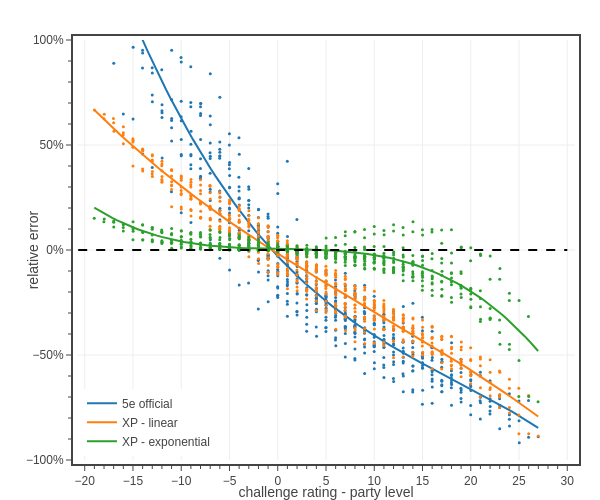

The code cell stored with this chart in its notebook:
### Markdown cell above
## Extras

### Code cell
# Fig. ?: plots XP relative error vs level for encounter with a single monster
import pandas as pd

# pc stats
classes = list(PC_CLASSES.keys())
pc_data_file = f'../../_classes/xp-and-player-characters/pc data - Medium 2 short rests.json'
dfP = load_pc_data(pc_data_file, ['class','level','hit points mean','hit points multiplier','damage per round mean','attack bonus','armor class'])
dfP['adj hit points mean'] = dfP['hit points mean']*dfP['hit points multiplier']
dfP = dfP.rename({'adj hit points mean': 'adj HP', 'damage per round mean': 'adj DPR', 'attack bonus': 'adj AB', 'armor class': 'adj AC'}, axis=1)
xp_values = 0.5*np.array(ENCOUNTER_DIFFICULTIES['Daily']['XP'])
dfP['Encounter XP'] = dfP.apply(lambda row: xp_values[row['level']-1], axis=1)
dfP = dfP[dfP['class'].isin(classes)]
dfP = dfP[['level','adj HP','adj DPR','adj AC','adj AB','Encounter XP']].groupby(['level']).mean()

# monster stats
dfM = pd.read_csv('../../assets/data/monsters-2014.csv')
dfM['adj AC']  = 0.5*(dfM['adj AC'] + dfM['adj SB'] + 14)
dfM = dfM[dfM['CR'].between(1, 28)]
dfM.sort_values(by='CR', inplace=True)
dfM = dfM[['CR','HP','adj HP','AC','adj AC','adj DPR','adj AB','XP']].groupby(['CR']).mean()

# create figure
fig = go.Figure()

colors = iter(COLORS)

########################################################################################
name = f'5e official'
levels = dfP.index.tolist()
rcrs = np.linspace(-28,28,57)
x_all = []
y_all = []
text = []
for lvl in levels:
    for rcr in rcrs:
        cr = rcr+lvl
        if (cr > 0) and (cr <=28):
            dxp = calc_xp_ratio(dfP, dfM, 4*[lvl], cr)
            ddmg = calc_damage_ratio(dfP, dfM, 4*[lvl], cr)
            accuracy = (dxp - ddmg)/ddmg
            x_all.append(rcr)
            y_all.append(accuracy)
            text.append(
                f'<b>{name}</b><br>'+
                f'accuracy: {accuracy:.2f}<br>'+
                f'CR - level: {rcr:.0f}<br>'+
                f'CR: {cr:.0f}<br>'+
                f'level: {lvl:.0f}')

dfA = pd.DataFrame({'rel CR': tfb.jitter(x_all, 0.01), 'accuracy': y_all, 'text': text})
#dfA = dfA[dfA['accuracy'].gt(0)]
dfA.sort_values(by='rel CR', inplace=True)

smooth_factor = 1.e8
fig = tfb.plot_data_and_spline(fig, 
    x=dfA['rel CR'], 
    y=dfA['accuracy'],
    smooth_factor=smooth_factor, 
    name=name,
    legendgroup=name,
    line=dict(color=next(colors), dash='solid', width=2),
    marker_size=3,
    hovertext=dfA['text'],
    hoverinfo='text',
)

########################################################################################
name = f'XP - linear'
xp_method = 'linear'
dfP['Encounter eXP']  = dfP.apply(lambda row: estats5e.effXP(row['adj HP'], row['adj AC'], row['adj DPR'], row['adj AB'], method=xp_method, ctype='PC'), axis=1)
dfM['eXP']  = dfM.apply(lambda row: estats5e.effXP(row['adj HP'], row['adj AC'], row['adj DPR'], row['adj AB'], method=xp_method, ctype='NPC'), axis=1)

levels = dfP.index.tolist()
rcrs = np.linspace(-28,28,57)
x_all = []
y_all = []
text = []
for lvl in levels:
    for rcr in rcrs:
        cr = rcr+lvl
        if (cr > 0) and (cr <=28):
            dxp = calc_exp_ratio(dfP, dfM, 4*[lvl], cr)
            ddmg = calc_damage_ratio(dfP, dfM, 4*[lvl], cr)
            accuracy = (dxp - ddmg)/ddmg
            x_all.append(rcr)
            y_all.append(accuracy)
            text.append(
                f'<b>{name}</b><br>'+
                f'accuracy: {accuracy:.2f}<br>'+
                f'CR - level: {rcr:.0f}<br>'+
                f'CR: {cr:.0f}<br>'+
                f'level: {lvl:.0f}')

dfA = pd.DataFrame({'rel CR': tfb.jitter(x_all, 0.01), 'accuracy': y_all, 'text': text})
#dfA = dfA[dfA['accuracy'].gt(0)]
dfA.sort_values(by='rel CR', inplace=True)

smooth_factor = 1.e8
fig = tfb.plot_data_and_spline(fig, 
    x=dfA['rel CR'], 
    y=dfA['accuracy'],
    smooth_factor=smooth_factor, 
    name=name,
    legendgroup=name,
    line=dict(color=next(colors), dash='solid', width=2),
    marker_size=3,
    hovertext=dfA['text'],
    hoverinfo='text',
)

########################################################################################
name = f'XP - exponential'
xp_method = 'exp'
dfP['Encounter eXP']  = dfP.apply(lambda row: estats5e.effXP(row['adj HP'], row['adj AC'], row['adj DPR'], row['adj AB'], method=xp_method, ctype='PC'), axis=1)
dfM['eXP']  = dfM.apply(lambda row: estats5e.effXP(row['adj HP'], row['adj AC'], row['adj DPR'], row['adj AB'], method=xp_method, ctype='NPC'), axis=1)

levels = dfP.index.tolist()
rcrs = np.linspace(-28,28,57)
x_all = []
y_all = []
text = []
for lvl in levels:
    for rcr in rcrs:
        cr = rcr+lvl
        if (cr > 0) and (cr <=28):
            dxp = calc_exp_ratio(dfP, dfM, 4*[lvl], cr)
            ddmg = calc_damage_ratio(dfP, dfM, 4*[lvl], cr)
            accuracy = (dxp - ddmg)/ddmg
            x_all.append(rcr)
            y_all.append(accuracy)
            text.append(
                f'<b>{name}</b><br>'+
                f'accuracy: {accuracy:.2f}<br>'+
                f'CR - level: {rcr:.0f}<br>'+
                f'CR: {cr:.0f}<br>'+
                f'level: {lvl:.0f}')

dfA = pd.DataFrame({'rel CR': tfb.jitter(x_all, 0.01), 'accuracy': y_all, 'text': text})
#dfA = dfA[dfA['accuracy'].gt(0)]
dfA.sort_values(by='rel CR', inplace=True)

smooth_factor = 1.e8
fig = tfb.plot_data_and_spline(fig, 
    x=dfA['rel CR'], 
    y=dfA['accuracy'],
    smooth_factor=smooth_factor, 
    name=name,
    legendgroup=name,
    line=dict(color=next(colors), dash='solid', width=2),
    marker_size=3,
    hovertext=dfA['text'],
    hoverinfo='text',
)

fig.add_scatter(
    x=[-30,30], 
    y=[0,0],
    mode='lines',
    showlegend=False,
    line=dict(color='black', dash='dash'),
    hoverinfo='skip',
)

# show figure
fig.update_layout(
    template=tfb.FIG_TEMPLATE,
    margin=dict(l=50, r=25, b=40, t=40, pad=4),
    font=dict(size=12),
    xaxis=dict(
        title_text='challenge rating - party level',
        range=[-20.8,30.8],
        tick0=0, dtick=5,
        minor=dict(tick0=0, dtick=1),
    ),
    yaxis=dict(
        title_text='relative error',
        range=[-1,1],
        tick0=0, dtick=0.5, tickformat='.0%',
        minor=dict(tick0=0, dtick=0.1),
    ),
    legend=dict(
        yanchor='bottom',  y=0.01,
        xanchor='left', x=0.01,
    ),
    width=600,
    height=500,
)
fig.show(config=tfb.FIG_CONFIG)

# save figures
#if SAVEFIGS:
#    fig.update_layout(autosize=True, width=None, height=None)
#    tfb.save_fig_html(fig, format='large', name=f'./fig-xp-accuracy-vs-relative-cr-large', style='aspect-ratio:600/550', marker_size=3)
#    tfb.save_fig_html(fig, format='small', name=f'./fig-xp-accuracy-vs-relative-cr-small', style='aspect-ratio:600/550', marker_size=3)

### Figure 1 — Plotly figure (JSON) as saved in the notebook; plotly's stock layout.template omitted (floating-point values rounded to 4 significant figures; data arrays with more than 128 entries replaced by an {"elided": "..."} marker saying what was removed)
{"data": [{"hoverinfo": "text", "hovertext": {"elided": "560 str values"}, "legendgroup": "5e official", "line": {"color": "#1f77b4", "dash": "solid", "width": 2}, "marker": {"size": 3}, "mode": "markers", "name": "5e official", "showlegend": false, "type": "scatter", "x": {"elided": "560 float values"}, "y": {"elided": "560 float values"}}, {"hoverinfo": "skip", "hovertext": {"elided": "560 str values"}, "legendgroup": "5e official", "line": {"color": "#1f77b4", "dash": "solid", "width": 2}, "marker": {"size": 3}, "mode": "lines", "name": "5e official", "showlegend": true, "type": "scatter", "x": [-19.01, -18.55, -18.08, -17.62, -17.15, -16.69, -16.22, -15.76, -15.29, -14.83, -14.36, -13.9, -13.43, -12.97, -12.51, -12.04, -11.58, -11.11, -10.65, -10.18, -9.718, -9.254, -8.789, -8.324, -7.86, -7.395, -6.931, -6.466, -6.001, -5.537, -5.072, -4.608, -4.143, -3.678, -3.214, -2.749, -2.285, -1.82, -1.356, -0.8909, -0.4263, 0.03827, 0.5029, 0.9675, 1.432, 1.897, 2.361, 2.826, 3.29, 3.755, 4.22, 4.684, 5.149, 5.613, 6.078, 6.543, 7.007, 7.472, 7.936, 8.401, 8.865, 9.33, 9.795, 10.26, 10.72, 11.19, 11.65, 12.12, 12.58, 13.05, 13.51, 13.98, 14.44, 14.91, 15.37, 15.83, 16.3, 16.76, 17.23, 17.69, 18.16, 18.62, 19.09, 19.55, 20.02, 20.48, 20.94, 21.41, 21.87, 22.34, 22.8, 23.27, 23.73, 24.2, 24.66, 25.13, 25.59, 26.06, 26.52, 26.98], "y": [1.58, 1.521, 1.462, 1.405, 1.349, 1.295, 1.241, 1.188, 1.137, 1.087, 1.038, 0.9895, 0.9425, 0.8965, 0.8515, 0.8075, 0.7645, 0.7225, 0.6815, 0.6414, 0.6023, 0.564, 0.5267, 0.4903, 0.4547, 0.42, 0.3861, 0.3531, 0.3208, 0.2894, 0.2587, 0.2289, 0.1997, 0.1713, 0.1436, 0.1166, 0.09035, 0.06473, 0.03977, 0.01545, -0.008238, -0.03132, -0.0538, -0.0757, -0.09703, -0.1178, -0.1381, -0.1578, -0.177, -0.1957, -0.214, -0.2318, -0.2492, -0.2661, -0.2826, -0.2987, -0.3144, -0.3298, -0.3448, -0.3595, -0.3739, -0.3879, -0.4017, -0.4152, -0.4284, -0.4414, -0.4541, -0.4667, -0.479, -0.4912, -0.5031, -0.515, -0.5267, -0.5383, -0.5497, -0.5611, -0.5724, -0.5836, -0.5948, -0.606, -0.6172, -0.6283, -0.6395, -0.6507, -0.6619, -0.6732, -0.6846, -0.6961, -0.7077, -0.7194, -0.7312, -0.7432, -0.7554, -0.7677, -0.7803, -0.7931, -0.8061, -0.8193, -0.8328, -0.8466]}, {"hoverinfo": "text", "hovertext": {"elided": "560 str values"}, "legendgroup": "XP - linear", "line": {"color": "#ff7f0e", "dash": "solid", "width": 2}, "marker": {"size": 3}, "mode": "markers", "name": "XP - linear", "showlegend": false, "type": "scatter", "x": {"elided": "560 float values"}, "y": {"elided": "560 float values"}}, {"hoverinfo": "skip", "hovertext": {"elided": "560 str values"}, "legendgroup": "XP - linear", "line": {"color": "#ff7f0e", "dash": "solid", "width": 2}, "marker": {"size": 3}, "mode": "lines", "name": "XP - linear", "showlegend": true, "type": "scatter", "x": [-19.0, -18.53, -18.07, -17.6, -17.14, -16.68, -16.21, -15.75, -15.28, -14.82, -14.35, -13.89, -13.42, -12.96, -12.49, -12.03, -11.57, -11.1, -10.64, -10.17, -9.708, -9.243, -8.779, -8.314, -7.85, -7.385, -6.921, -6.456, -5.992, -5.527, -5.063, -4.598, -4.133, -3.669, -3.204, -2.74, -2.275, -1.811, -1.346, -0.8819, -0.4174, 0.04717, 0.5117, 0.9762, 1.441, 1.905, 2.37, 2.834, 3.299, 3.763, 4.228, 4.692, 5.157, 5.621, 6.086, 6.55, 7.015, 7.479, 7.944, 8.408, 8.873, 9.338, 9.802, 10.27, 10.73, 11.2, 11.66, 12.12, 12.59, 13.05, 13.52, 13.98, 14.45, 14.91, 15.38, 15.84, 16.31, 16.77, 17.23, 17.7, 18.16, 18.63, 19.09, 19.56, 20.02, 20.49, 20.95, 21.42, 21.88, 22.34, 22.81, 23.27, 23.74, 24.2, 24.67, 25.13, 25.6, 26.06, 26.52, 26.99], "y": [0.6665, 0.6454, 0.6246, 0.6041, 0.5838, 0.5639, 0.5441, 0.5246, 0.5054, 0.4864, 0.4677, 0.4492, 0.4309, 0.4129, 0.3951, 0.3775, 0.3601, 0.3429, 0.3259, 0.3091, 0.2926, 0.2762, 0.26, 0.2439, 0.2281, 0.2124, 0.1969, 0.1816, 0.1664, 0.1514, 0.1365, 0.1218, 0.1072, 0.09271, 0.07838, 0.06418, 0.0501, 0.03613, 0.02228, 0.00854, -0.0051, -0.01864, -0.03209, -0.04544, -0.05872, -0.07191, -0.08503, -0.09807, -0.111, -0.124, -0.1368, -0.1496, -0.1624, -0.1751, -0.1878, -0.2004, -0.213, -0.2256, -0.2382, -0.2508, -0.2633, -0.2758, -0.2884, -0.3009, -0.3134, -0.326, -0.3386, -0.3512, -0.3638, -0.3764, -0.3891, -0.4018, -0.4146, -0.4274, -0.4403, -0.4532, -0.4662, -0.4792, -0.4924, -0.5056, -0.5189, -0.5322, -0.5457, -0.5592, -0.5729, -0.5867, -0.6005, -0.6145, -0.6286, -0.6428, -0.6572, -0.6716, -0.6863, -0.701, -0.7159, -0.731, -0.7462, -0.7615, -0.7771, -0.7928]}, {"hoverinfo": "text", "hovertext": {"elided": "560 str values"}, "legendgroup": "XP - exponential", "line": {"color": "#2ca02c", "dash": "solid", "width": 2}, "marker": {"size": 3}, "mode": "markers", "name": "XP - exponential", "showlegend": false, "type": "scatter", "x": {"elided": "560 float values"}, "y": {"elided": "560 float values"}}, {"hoverinfo": "skip", "hovertext": {"elided": "560 str values"}, "legendgroup": "XP - exponential", "line": {"color": "#2ca02c", "dash": "solid", "width": 2}, "marker": {"size": 3}, "mode": "lines", "name": "XP - exponential", "showlegend": true, "type": "scatter", "x": [-19.01, -18.55, -18.08, -17.62, -17.15, -16.69, -16.22, -15.76, -15.29, -14.83, -14.37, -13.9, -13.44, -12.97, -12.51, -12.04, -11.58, -11.11, -10.65, -10.18, -9.72, -9.256, -8.791, -8.327, -7.862, -7.398, -6.933, -6.469, -6.004, -5.54, -5.075, -4.611, -4.146, -3.682, -3.217, -2.753, -2.288, -1.824, -1.359, -0.8949, -0.4304, 0.03405, 0.4985, 0.963, 1.428, 1.892, 2.357, 2.821, 3.286, 3.75, 4.215, 4.679, 5.144, 5.608, 6.073, 6.537, 7.002, 7.466, 7.931, 8.395, 8.86, 9.324, 9.789, 10.25, 10.72, 11.18, 11.65, 12.11, 12.58, 13.04, 13.5, 13.97, 14.43, 14.9, 15.36, 15.83, 16.29, 16.76, 17.22, 17.68, 18.15, 18.61, 19.08, 19.54, 20.01, 20.47, 20.94, 21.4, 21.87, 22.33, 22.79, 23.26, 23.72, 24.19, 24.65, 25.12, 25.58, 26.05, 26.51, 26.97], "y": [0.2023, 0.1891, 0.1766, 0.1647, 0.1533, 0.1425, 0.1323, 0.1226, 0.1134, 0.1047, 0.09657, 0.08887, 0.08164, 0.07485, 0.06849, 0.06255, 0.05701, 0.05186, 0.04708, 0.04265, 0.03857, 0.03482, 0.03138, 0.02823, 0.02537, 0.02277, 0.02043, 0.01832, 0.01644, 0.01476, 0.01328, 0.01197, 0.01082, 0.009825, 0.00896, 0.008211, 0.007565, 0.007007, 0.00652, 0.006092, 0.005705, 0.005346, 0.005, 0.004651, 0.004284, 0.003885, 0.003439, 0.00293, 0.002344, 0.001666, 0.0008797, -2.847e-05, -0.001074, -0.002272, -0.003637, -0.005184, -0.006929, -0.008885, -0.01107, -0.0135, -0.01618, -0.01913, -0.02238, -0.02592, -0.02978, -0.03398, -0.03852, -0.04342, -0.0487, -0.05437, -0.06045, -0.06695, -0.07389, -0.08128, -0.08913, -0.09747, -0.1063, -0.1157, -0.1255, -0.1359, -0.1469, -0.1585, -0.1706, -0.1833, -0.1967, -0.2106, -0.2253, -0.2406, -0.2565, -0.2732, -0.2905, -0.3086, -0.3274, -0.347, -0.3674, -0.3885, -0.4104, -0.4331, -0.4567, -0.4811]}, {"hoverinfo": "skip", "line": {"color": "black", "dash": "dash"}, "mode": "lines", "showlegend": false, "type": "scatter", "x": [-30, 30], "y": [0, 0]}], "layout": {"font": {"size": 12}, "height": 500, "legend": {"x": 0.01, "xanchor": "left", "y": 0.01, "yanchor": "bottom"}, "margin": {"b": 40, "l": 50, "pad": 4, "r": 25, "t": 40}, "width": 600, "xaxis": {"dtick": 5, "minor": {"dtick": 1, "tick0": 0}, "range": [-20.8, 30.8], "tick0": 0, "title": {"text": "challenge rating - party level"}}, "yaxis": {"dtick": 0.5, "minor": {"dtick": 0.1, "tick0": 0}, "range": [-1, 1], "tick0": 0, "tickformat": ".0%", "title": {"text": "relative error"}}}}
